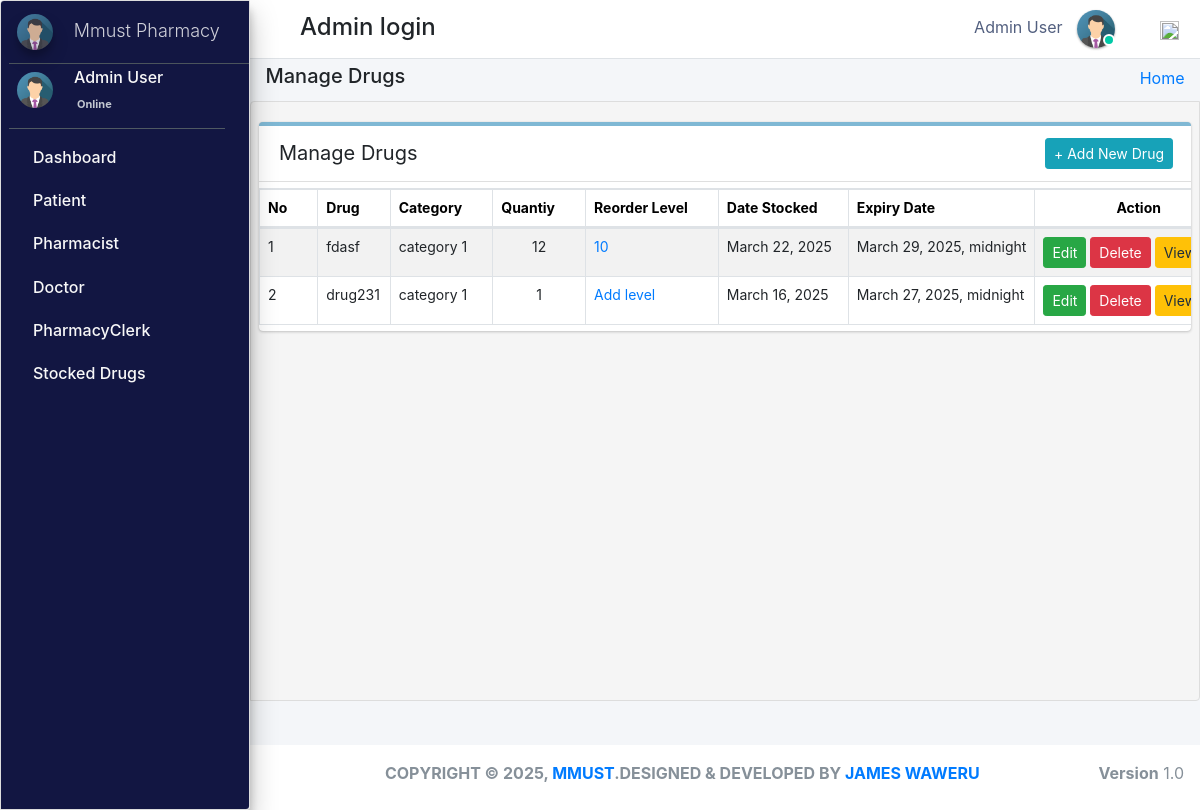
Page /admin_user/manage_stock/ (signed in) on the earlier database version.
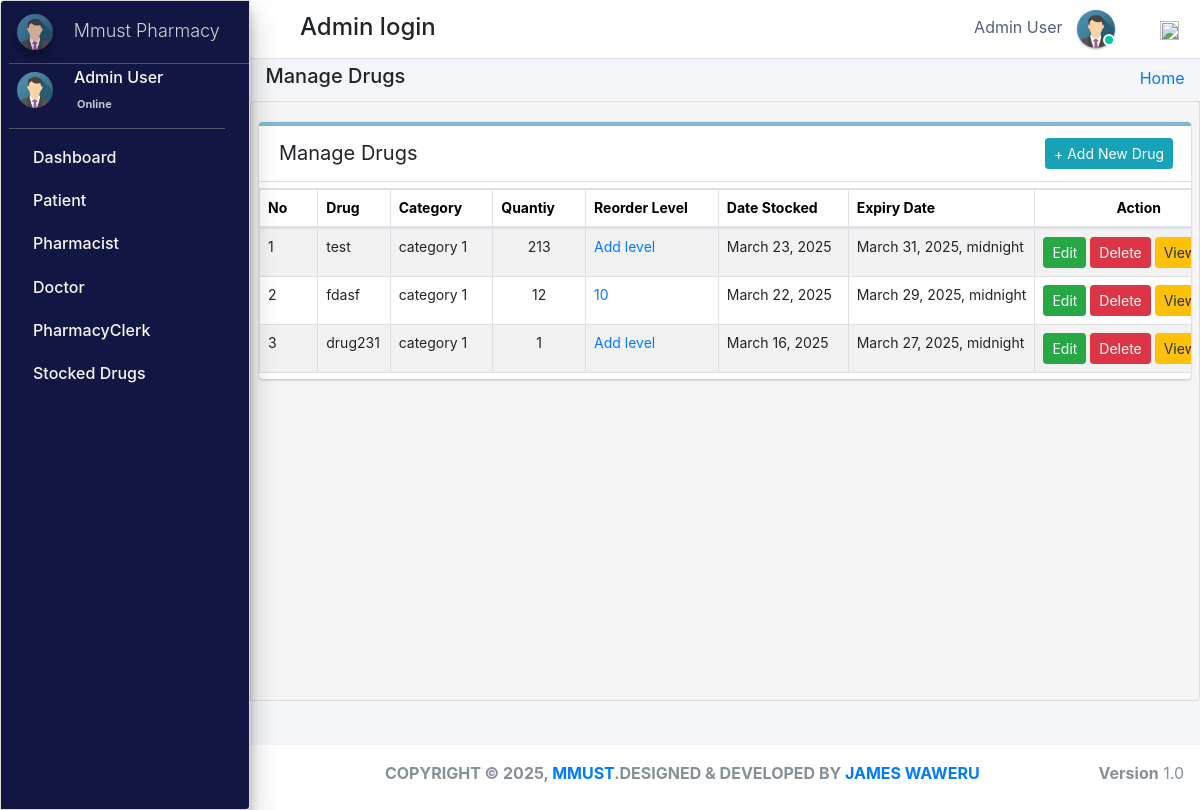
Same page on the later database version.
### pharmacy/models.py (models this page shows, shortened)
class CustomUser(AbstractUser):
    user_type_data = ((1, "AdminHOD"), (2, "Pharmacist"), (3, "Doctor"), (4, "PharmacyClerk"),(5, "Patients"))
    user_type = models.CharField(default=1, choices=user_type_data, max_length=10)

class AdminHOD(models.Model):
    gender_category=(
        ('Male','Male'),
        ('Female','Female'),
    )
    admin = models.OneToOneField(CustomUser,null=True, on_delete = models.CASCADE)
    emp_no= models.CharField(max_length=100,null=True,blank=True)
    gender=models.CharField(max_length=100,null=True,choices=gender_category)
    mobile=models.CharField(max_length=10,null=True,blank=True)
    address=models.CharField(max_length=300,null=True,blank=True)
    profile_pic=models.ImageField(default="admin.png",null=True,blank=True)
    created_at = models.DateTimeField(auto_now_add=True)
    updated_at = models.DateTimeField(auto_now=True)
    date_employed=models.DateTimeField(auto_now_add=True, auto_now=False)
    objects = models.Manager()

class Stock(models.Model):
    category = models.ForeignKey(Category,null=True,on_delete=models.CASCADE,blank=True)
    drug_imprint=models.CharField(max_length=6 ,blank=True, null=True)
    drug_name = models.CharField(max_length=50, blank=True, null=True)
    drug_color = models.CharField(max_length=50, blank=True, null=True)
    drug_shape = models.CharField(max_length=50, blank=True, null=True)
    quantity = models.IntegerField(default='0', blank=True, null=True)
    receive_quantity = models.IntegerField(default='0', blank=True, null=True)
    reorder_level = models.IntegerField(default='0', blank=True, null=True)
    manufacture= models.CharField(max_length=50, blank=True, null=True)
    last_updated = models.DateTimeField(auto_now_add=False, auto_now=True)
    timestamp = models.DateTimeField(auto_now_add=True, auto_now=False)
    drug_strength= models.CharField(max_length=10, blank=True, null=True)
    valid_from = models.DateTimeField(blank=True, null=True,default=timezone.now)
    valid_to = models.DateTimeField(blank=False, null=True)
    drug_description=models.TextField(blank=True,max_length=1000,null=True)
    drug_pic=models.ImageField(default="images2.png",null=True,blank=True)
    objects = ExpiredManager()

class Category(models.Model):
    name = models.CharField(max_length=50, blank=False, null=True)
    def __str__(self):
        return str(self.name)

### pharmacy/HODViews.py (the view)
# urls.py: path('admin_user/manage_stock/',HODViews.manage_stock,name='manage_stock'),
def manage_stock(request):
    stocks = Stock.objects.all().order_by("-id")
    ex=Stock.objects.annotate(
    expired=ExpressionWrapper(Q(valid_to__lt=timezone.now()), output_field=BooleanField())
    ).filter(expired=True)
    eo=Stock.objects.annotate(
    expired=ExpressionWrapper(Q(valid_to__lt=timezone.now()), output_field=BooleanField())
    ).filter(expired=False)
    context = {
        "stocks": stocks,
        "expired":ex,
        "expa":eo,
        "title":"Manage Stocked Drugs"
    }
    return render(request,'hod_templates/manage_stock.html',context)

### pharmacy/templates/hod_templates/manage_stock.html (shortened to what this page needs)
{% extends 'hod_templates/base_template.html'%} {% block page_title %}
<h5>Manage Drugs</h5>
{% endblock page_title %} {% block main_content %}
<section class="content">
    <div class="row">
        <div class="col-md-12">
            <div class="card manage sc">
                <div class="card-header">
                    <span>Manage Drugs</span>
                    <div class="card-tools d-flex">
                        <a class="btn btn-sm btn-info mr-2" href="{% url 'add_stock' %}" role="button">+ Add New Drug</a>
                    </div>
                </div>
                <table class="table table-bordered table-hover dataTable" id="plist">
                    <thead>
                        <tr>
                            <th>No</th>
                            <th>Drug</th>
                            <th>Category</th>
                            <th>Quantiy</th>
                            <th>Reorder Level</th>
                            <th>Date Stocked</th>
                            <th>Expiry Date</th>
                            <th class="text-center">Action</th>
                        </tr>
                    </thead>
                    <tbody>
                        {% for stock in stocks %}
                        <tr class="hov">
                            <td>{{forloop.counter}}</td>
                            <td>{{stock.drug_name}}</td>
                            <td>{{stock.category}}</td>
                            <td>
                                <span class="d-flex justify-content-center">
                                 {% if stock.quantity <= stock.reorder_level %}
                                <div  class="d-flex justify-content-center px-2 mt-2"style="background-color:#a00b80;;border-radius: 10px;font-size: 11px; width:70px;font-weight: 600;color: white;">{{stock.quantity}}</div>
                                {% else %}{{stock.quantity}}
                                {% endif %}</span>
                            </td>
                            <td>
                                {% if stock.reorder_level %}
                                <a href="{% url 'reorder_level' stock.id %}">{{stock.reorder_level}}</a></td>
                            {% else %}
                            <a href="{% url 'reorder_level' stock.id %}">Add level</a> {% endif %}
                            <td>{{stock.last_updated |date:"F d, Y"}}</td>
                            {% for expire in expa %} {% if stock.drug_name == expire.drug_name %}
                            <td>{{expire.valid_to}}</td>
                            {% endif %} {% endfor %}
                            <td class="d-flex justify-content-center">
                                <a href="{%url 'edit_drug' stock.id %}" class="btn btn-sm btn-success">Edit</a> &nbsp;
                                <a href="{%url 'delete_drug' stock.id %}" class="btn btn-sm btn-danger">Delete</a> &nbsp;
                                <a href="{% url 'drug_detail' stock.id %}" class="btn btn-sm btn-warning">View</a>
                            </td>
                        </tr>
                        {% endfor %}
                    </tbody>
                </table>
            </div>
        </div>
    </div>
</section>
{% endblock %}

### pharmacy/templates/hod_templates/base_template.html (shortened to what this page needs)
{% extends 'base_file.html' %} {% block htm %}
<body class="hold-transition sidebar-mini layout-fixed">
    <div class="wrapper">
        <nav class="main-header navbar navbar-expand navbar-white navbar-light">
            <ul class="navbar-nav">
                <li class="nav-item">
                    <a class="nav-link" data-widget="pushmenu" href="#" role="button"></a>
                </li>
            </ul>
            <h4 style="margin-left: 10px; margin-top: 5px;">Admin login </h4>
            <ul class="navbar-nav ml-auto">
                <li class="mx-3">
                    <a href="#" class="sm-submenu-with-image a">
                        <span>{{user.first_name}}  {{user.last_name}}</span>
                        <img src="{{request.user.adminhod.profile_pic.url}}" class="img-circle elevation-1" width="38" height="38" alt="">
                        <span class="avatar-status avatar-sm-status avatar-status-success"></span>
                    </a>
                </li>
                <li class="nav-item dropdown ml-3 low">
                    <a href="#" class="btn btn-outlined btn-black text-muted bg-transparent " data-toggle="dropdown" aria-expanded="false" data-wow-delay="0.7s"><img src="https://img.icons8.com/ios/50/000000/settings.png" width="19" height="19">
                    </a>
                </li>
            </ul>
        </nav>
        {% include 'hod_templates/sidebar.html'%}
        <div class="content-wrapper">
            <div class="content-header">
                <div class="container-fluid">
                    <div class="row ">
                        <div class="col-sm-6">
                            <h1 class="m-0 text-dark">
                                {% block page_title %} {% endblock page_title %}
                            </h1>
                        </div>
                        <div class="col-sm-6 ">
                            <ol class="breadcrumb float-sm-right">
                                <li class="breadcrumb-item"><a href="">Home</a></li>
                            </ol>
                        </div>
                    </div>
                </div>
            </div>
            {% block main_content %} {% endblock main_content %}
        </div>
        {% include 'hod_templates/footer.html'%}
    </div>
    {% endblock htm %}

### pharm/pharmacy/templates/base_file.html (shortened to what this page needs)
{% load static %}
<!DOCTYPE html>
<html lang="en">
<head>
    <link rel="stylesheet" href="{% static 'css/bootstrap.min.css'%}">
    <link rel="stylesheet" href="{% static 'css/main.css'%}">
    <link rel="stylesheet" href="{% static 'css/profile.css'%}">
    <link rel="stylesheet" href="{% static " fontawesome-free/css/all.min.css " %}">
    <link rel="stylesheet" href="https://code.ionicframework.com/ionicons/2.0.1/css/ionicons.min.css">
    <link rel="stylesheet" href="{% static 'dist/css/adminlte.css'  %}">
    <link rel="stylesheet" href="{% static 'pace-progress/themes/black/pace-theme-flat-top.css' %}">
    <link rel="stylesheet" href="{% static 'datatables-bs4/css/dataTables.bootstrap4.min.css'%}">
    <link rel="stylesheet" href="{% static 'datatables-responsive/css/responsive.bootstrap4.min.css'%}">
    <link rel="stylesheet" href="{% static 'datatables-buttons/css/buttons.bootstrap4.min.css'%}">
    <link rel="stylesheet" href="{% static 'css/select2.css' %}">
    <link href="{% static 'jquery-ui2/jquery-ui.min.css' %}" rel="stylesheet">
    <link href="{% static 'jquery-ui2/jquery-ui.structure.min.css' %}" rel="stylesheet">
    <link href="{% static 'jquery-ui2/jquery-ui.theme.min.css' %}" rel="stylesheet">
</head>
{% block htm %} {% endblock htm%}
</body>
</html>

### pharmacy/templates/hod_templates/sidebar.html (shortened to what this page needs)
<aside class="main-sidebar sidebar-dark-primary elevation-4">
    <a href="" class="brand-link ml-2">
        <img src="{{request.user.adminhod.profile_pic.url}}" alt="" width="36" height="36" class=" img-circle elevation-3" style="opacity: .8">
        <span class="brand-text font-weight-light mt-1 ml-3 mmust">Mmust Pharmacy</span>
    </a>
    <div class="sidebar">
        <div class="user-panel mr-3">
            <div class="pull-left image sm-submenu-with-image a ml-2 ">
                <img src="{{request.user.adminhod.profile_pic.url}}" class="img-circle mt-2" width="36" height="36" alt="User Image">
            </div>
            <div class="pull-left info">
                <p>{{user.first_name}} {{user.last_name}}</p>
                <a href="#"> Online</a>
            </div>
        </div>
        <nav class="mt-2">
            <ul class="nav nav-pills nav-sidebar flex-column" data-widget="treeview" role="menu" data-accordion="false">
                <li class="nav-item">
                    <a href="{% url  'admin_dashboard' %}" class="nav-link">
                        <p>
                            Dashboard
                        </p>
                    </a>
                </li>
                <li class="nav-item">
                    <a href="#" class="nav-link">
                        <p>
                            Patient
                        </p>
                    </a>
                </li>
                <li class="nav-item">
                    <a href="#" class="nav-link">
                        <p>
                            Pharmacist
                        </p>
                    </a>
                </li>
                <li class="nav-item">
                    <a href="#" class="nav-link">
                        <p>
                            Doctor
                        </p>
                    </a>
                </li>
                <li class="nav-item">
                    <a href="#" class="nav-link">
                        <p>
                            PharmacyClerk
                        </p>
                    </a>
                </li>
                <li class="nav-item">
                    <a href="#" class="nav-link">
                        <p>
                            Stocked Drugs
                        </p>
                    </a>
                </li>
            </ul>
        </nav>
    </div>
</aside>

### pharmacy/templates/hod_templates/footer.html
<footer class="main-footer pt-3 text-center">
    <strong>COPYRIGHT &copy; {% now "Y" %}, <a href="#">MMUST</a>.DESIGNED & DEVELOPED BY <a href="#">JAMES WAWERU</a></strong>
    <div class="float-right d-none d-sm-inline-block">
        <b>Version</b> 1.0
    </div>
</footer>

Differences in the rows shown:
added Stock: drug_name "test", category "category 1", quantity "213", reorder_level "Add level", last_updated "March 23, 2025", valid_to "March 31, 2025, midnight"
